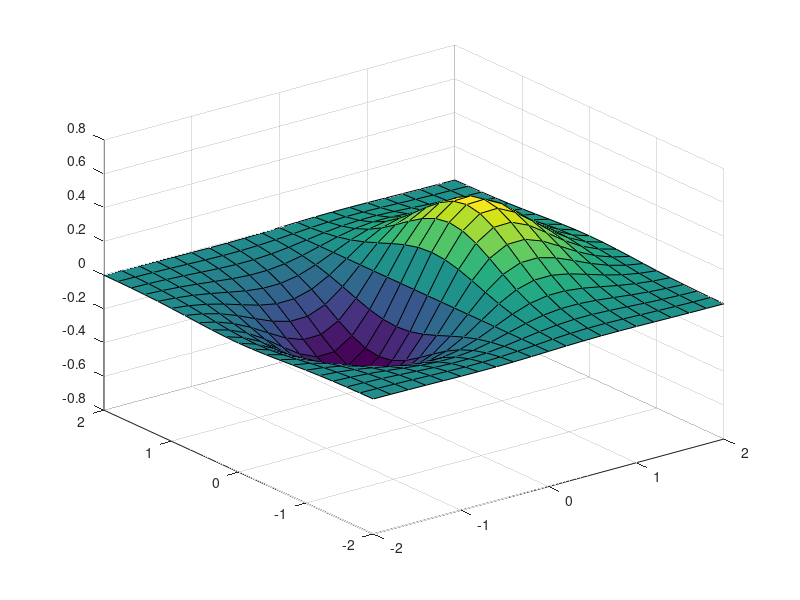

Reproduce this figure in MATLAB.
[X,Y] = meshgrid(-2:.2:2);
Z = X .* exp(-X.^2 - Y.^2);[X,Y] = meshgrid(-2:.2:2);
Z = X .* exp(-X.^2 - Y.^2);

surf(X,Y,Z)